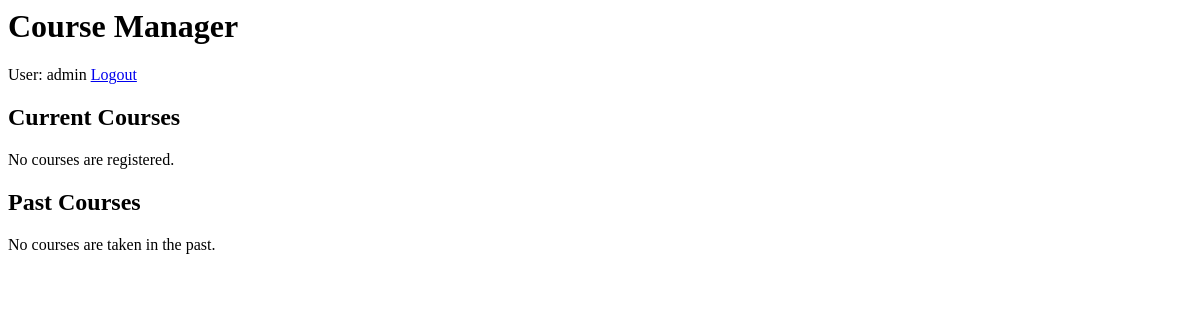
The app's page /courses/ (signed in), older data.
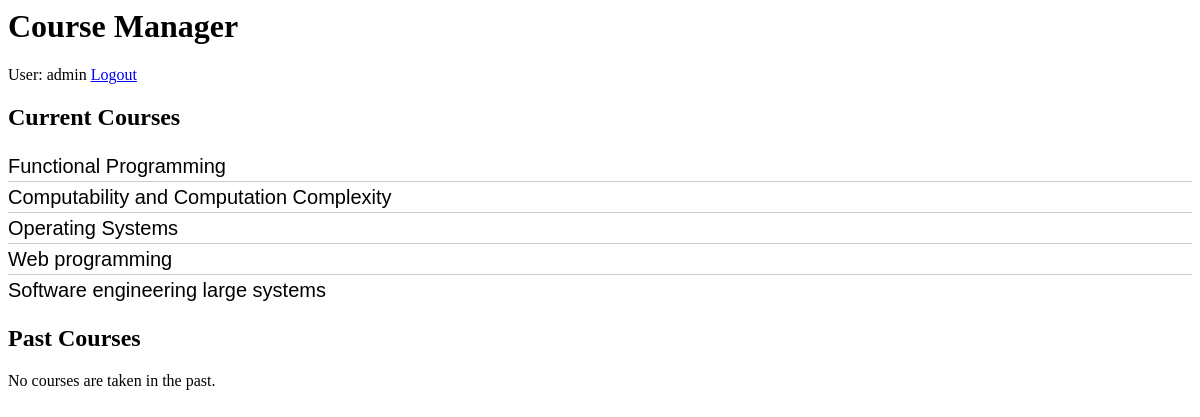
The same page, newer data.
### courses/models.py (models this page shows, shortened)
class UserCourse(models.Model):
    user = models.ForeignKey(User, on_delete=models.CASCADE)
    course = models.ForeignKey(Course, on_delete=models.CASCADE)
    is_current = models.BooleanField(default=True)

class Course(models.Model):
    course_code = models.CharField(max_length=20)
    course_name = models.CharField(max_length=200)

### courses/views.py (the view)
# urls.py: path('', views.index, name='index'),
@login_required(login_url='/accounts/login/')
def index(request):
    courses = UserCourse.objects.filter(user=request.user)
    context = {
        'course_list' : courses
    }
    return render(request, 'courses/index.html', context=context)

### courses/templates/courses/index.html (shortened to what this page needs)
{% load static %}
<link rel="stylesheet" type="text/css" href="{% static 'courses/style.css' %}">
<h1>Course Manager</h1>
{% if user.is_authenticated %}
User: {{ user.get_username }}
<a href="{% url 'logout'%}?next={{request.path}}">Logout</a>
<h2>Current Courses</h2>
{% if course_list %}
<ul>
    {% for usercourse in course_list %}
        {% if usercourse.is_current %}
        <li><a href="{% url 'courses:detail' usercourse.course.id %}">{{ usercourse.course_code }} {{ usercourse.course.course_name}}</a></li>
        {% endif %}
    {% endfor %}
</ul>
{% else %}
<p>No courses are registered.</p>
{% endif %}
<h2>Past Courses</h2>
{% if past_course_list %}
<ul>
    {% for course in past_course_list %}
    <li><a href="{% url 'courses:detail' course.id %}">{{ course.course_code }} {{ course.course_name}}</a></li>
    {% endfor %}
</ul>
{% else %}
<p>No courses are taken in the past.</p>
{% endif %}
{% else %}
<p> You are not authenticated, please
<a href="{% url 'login'%}?next={{request.path}}">Login</a></p>
{% endif %}

### courses/static/courses/style.css (style rules this page uses)
ul { list-style-type: none; margin: 0; padding: 0; }
li { font: 200 20px/1.5 Helvetica, Verdana, sans-serif; border-bottom: 1px solid #ccc; }
li:last-child { border: none; }
li a { text-decoration: none; color: #000; display: block; -webkit-transition: font-size 0.3s ease, background-color 0.3s ease; -moz-transition: font-size 0.3s ease, background-color 0.3s ease; -o-transition: font-size 0.3s ease, background-color 0.3s ease; -ms-transition: font-size 0.3s ease, background-color 0.3s ease; transition: font-size 0.3s ease, background-color 0.3s ease; }

Row changes from the older to the newer data that the page shows:
added UserCourse: course.course_name "Functional Programming"
added UserCourse: course.course_name "Computability and Computation Complexity"
added UserCourse: course.course_name "Operating Systems"
added UserCourse: course.course_name "Web programming"
added UserCourse: course.course_name "Software engineering large systems"
Text that changed along with them:
text no longer shown: "No courses are registered."
